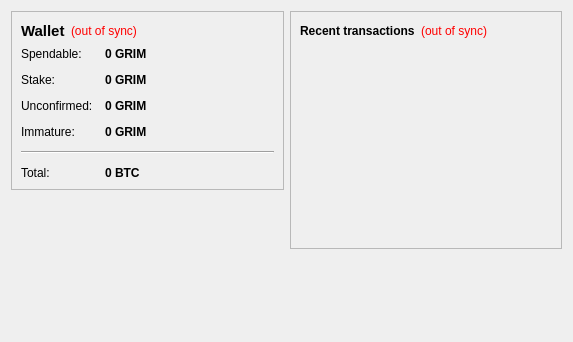
<?xml version="1.0" encoding="UTF-8"?>
<ui version="4.0">
 <class>OverviewPage</class>
 <widget class="QWidget" name="OverviewPage">
  <property name="geometry">
   <rect>
    <x>0</x>
    <y>0</y>
    <width>573</width>
    <height>342</height>
   </rect>
  </property>
  <property name="windowTitle">
   <string>Form</string>
  </property>
  <layout class="QHBoxLayout" name="horizontalLayout" stretch="1,1">
   <item>
    <layout class="QVBoxLayout" name="verticalLayout_2">
     <item>
      <widget class="QFrame" name="frame">
       <property name="frameShape">
        <enum>QFrame::StyledPanel</enum>
       </property>
       <property name="frameShadow">
        <enum>QFrame::Raised</enum>
       </property>
       <layout class="QVBoxLayout" name="verticalLayout_4">
        <item>
         <layout class="QHBoxLayout" name="horizontalLayout_4">
          <item>
           <widget class="QLabel" name="label_5">
            <property name="font">
             <font>
              <pointsize>11</pointsize>
              <weight>75</weight>
              <bold>true</bold>
             </font>
            </property>
            <property name="text">
             <string>Wallet</string>
            </property>
           </widget>
          </item>
          <item>
           <widget class="QLabel" name="labelWalletStatus">
            <property name="toolTip">
             <string>The displayed information may be out of date. Your wallet automatically synchronizes with the Grim network after a connection is established, but this process has not completed yet.</string>
            </property>
            <property name="styleSheet">
             <string notr="true">QLabel { color: red; }</string>
            </property>
            <property name="text">
             <string notr="true">(out of sync)</string>
            </property>
            <property name="alignment">
             <set>Qt::AlignLeading|Qt::AlignLeft|Qt::AlignVCenter</set>
            </property>
           </widget>
          </item>
          <item>
           <spacer name="horizontalSpacer_2">
            <property name="orientation">
             <enum>Qt::Horizontal</enum>
            </property>
            <property name="sizeHint" stdset="0">
             <size>
              <width>40</width>
              <height>20</height>
             </size>
            </property>
           </spacer>
          </item>
         </layout>
        </item>
        <item>
         <layout class="QFormLayout" name="formLayout_2">
          <property name="fieldGrowthPolicy">
           <enum>QFormLayout::AllNonFixedFieldsGrow</enum>
          </property>
          <property name="horizontalSpacing">
           <number>12</number>
          </property>
          <property name="verticalSpacing">
           <number>12</number>
          </property>
          <item row="0" column="0">
           <widget class="QLabel" name="label">
            <property name="text">
             <string>Spendable:</string>
            </property>
           </widget>
          </item>
          <item row="0" column="1">
           <widget class="QLabel" name="labelBalance">
            <property name="font">
             <font>
              <weight>75</weight>
              <bold>true</bold>
             </font>
            </property>
            <property name="cursor">
             <cursorShape>IBeamCursor</cursorShape>
            </property>
            <property name="toolTip">
             <string>Your current spendable balance</string>
            </property>
            <property name="text">
             <string notr="true">0 GRIM</string>
            </property>
            <property name="textInteractionFlags">
             <set>Qt::LinksAccessibleByMouse|Qt::TextSelectableByKeyboard|Qt::TextSelectableByMouse</set>
            </property>
           </widget>
          </item>
          <item row="1" column="0">
           <widget class="QLabel" name="label_6">
            <property name="text">
             <string>Stake:</string>
            </property>
           </widget>
          </item>
          <item row="1" column="1">
           <widget class="QLabel" name="labelStake">
            <property name="font">
             <font>
              <weight>75</weight>
              <bold>true</bold>
             </font>
            </property>
            <property name="cursor">
             <cursorShape>IBeamCursor</cursorShape>
            </property>
            <property name="toolTip">
             <string>Total of coins that was staked, and do not yet count toward the current balance</string>
            </property>
            <property name="text">
             <string notr="true">0 GRIM</string>
            </property>
            <property name="textInteractionFlags">
             <set>Qt::LinksAccessibleByMouse|Qt::TextSelectableByKeyboard|Qt::TextSelectableByMouse</set>
            </property>
           </widget>
          </item>
          <item row="2" column="0">
           <widget class="QLabel" name="label_3">
            <property name="text">
             <string>Unconfirmed:</string>
            </property>
           </widget>
          </item>
          <item row="2" column="1">
           <widget class="QLabel" name="labelUnconfirmed">
            <property name="font">
             <font>
              <weight>75</weight>
              <bold>true</bold>
             </font>
            </property>
            <property name="cursor">
             <cursorShape>IBeamCursor</cursorShape>
            </property>
            <property name="toolTip">
             <string>Total of transactions that have yet to be confirmed, and do not yet count toward the current balance</string>
            </property>
            <property name="text">
             <string notr="true">0 GRIM</string>
            </property>
            <property name="textInteractionFlags">
             <set>Qt::LinksAccessibleByMouse|Qt::TextSelectableByKeyboard|Qt::TextSelectableByMouse</set>
            </property>
           </widget>
          </item>
          <item row="3" column="0">
           <widget class="QLabel" name="labelImmatureText">
            <property name="text">
             <string>Immature:</string>
            </property>
           </widget>
          </item>
          <item row="3" column="1">
           <widget class="QLabel" name="labelImmature">
            <property name="font">
             <font>
              <weight>75</weight>
              <bold>true</bold>
             </font>
            </property>
            <property name="toolTip">
             <string>Mined balance that has not yet matured</string>
            </property>
            <property name="text">
             <string notr="true">0 GRIM</string>
            </property>
            <property name="textInteractionFlags">
             <set>Qt::LinksAccessibleByMouse|Qt::TextSelectableByKeyboard|Qt::TextSelectableByMouse</set>
            </property>
           </widget>
          </item>
          <item row="4" column="0" colspan="2">
           <widget class="Line" name="line">
            <property name="orientation">
             <enum>Qt::Horizontal</enum>
            </property>
           </widget>
          </item>
          <item row="5" column="0">
           <widget class="QLabel" name="labelTotalText">
            <property name="text">
             <string>Total:</string>
            </property>
           </widget>
          </item>
          <item row="5" column="1">
           <widget class="QLabel" name="labelTotal">
            <property name="font">
             <font>
              <weight>75</weight>
              <bold>true</bold>
             </font>
            </property>
            <property name="cursor">
             <cursorShape>IBeamCursor</cursorShape>
            </property>
            <property name="toolTip">
             <string>Your current total balance</string>
            </property>
            <property name="text">
             <string notr="true">0 BTC</string>
            </property>
            <property name="textInteractionFlags">
             <set>Qt::LinksAccessibleByMouse|Qt::TextSelectableByKeyboard|Qt::TextSelectableByMouse</set>
            </property>
           </widget>
          </item>
         </layout>
        </item>
       </layout>
      </widget>
     </item>
     <item>
      <spacer name="verticalSpacer">
       <property name="orientation">
        <enum>Qt::Vertical</enum>
       </property>
       <property name="sizeHint" stdset="0">
        <size>
         <width>20</width>
         <height>40</height>
        </size>
       </property>
      </spacer>
     </item>
    </layout>
   </item>
   <item>
    <layout class="QVBoxLayout" name="verticalLayout_3">
     <item>
      <widget class="QFrame" name="frame_2">
       <property name="frameShape">
        <enum>QFrame::StyledPanel</enum>
       </property>
       <property name="frameShadow">
        <enum>QFrame::Raised</enum>
       </property>
       <layout class="QVBoxLayout" name="verticalLayout">
        <item>
         <layout class="QHBoxLayout" name="horizontalLayout_2">
          <item>
           <widget class="QLabel" name="label_4">
            <property name="text">
             <string>&lt;b&gt;Recent transactions&lt;/b&gt;</string>
            </property>
           </widget>
          </item>
          <item>
           <widget class="QLabel" name="labelTransactionsStatus">
            <property name="toolTip">
             <string>The displayed information may be out of date. Your wallet automatically synchronizes with the Grim network after a connection is established, but this process has not completed yet.</string>
            </property>
            <property name="styleSheet">
             <string notr="true">QLabel { color: red; }</string>
            </property>
            <property name="text">
             <string notr="true">(out of sync)</string>
            </property>
            <property name="alignment">
             <set>Qt::AlignRight|Qt::AlignTrailing|Qt::AlignVCenter</set>
            </property>
           </widget>
          </item>
          <item>
           <spacer name="horizontalSpacer">
            <property name="orientation">
             <enum>Qt::Horizontal</enum>
            </property>
            <property name="sizeHint" stdset="0">
             <size>
              <width>40</width>
              <height>20</height>
             </size>
            </property>
           </spacer>
          </item>
         </layout>
        </item>
        <item>
         <widget class="QListView" name="listTransactions">
          <property name="styleSheet">
           <string notr="true">QListView { background: transparent; }</string>
          </property>
          <property name="frameShape">
           <enum>QFrame::NoFrame</enum>
          </property>
          <property name="verticalScrollBarPolicy">
           <enum>Qt::ScrollBarAlwaysOff</enum>
          </property>
          <property name="horizontalScrollBarPolicy">
           <enum>Qt::ScrollBarAlwaysOff</enum>
          </property>
          <property name="selectionMode">
           <enum>QAbstractItemView::NoSelection</enum>
          </property>
         </widget>
        </item>
       </layout>
      </widget>
     </item>
     <item>
      <spacer name="verticalSpacer_2">
       <property name="orientation">
        <enum>Qt::Vertical</enum>
       </property>
       <property name="sizeHint" stdset="0">
        <size>
         <width>20</width>
         <height>40</height>
        </size>
       </property>
      </spacer>
     </item>
    </layout>
   </item>
  </layout>
 </widget>
 <resources/>
 <connections/>
</ui>
